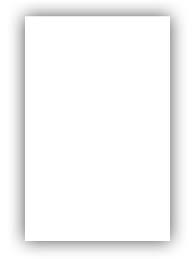
#> input picture Phase 2 (Image Transformations & Manipulation)/Image Drawing function/images.jpeg, 195 x 259 px, found by its file name
$ python drawing_rectangle.py
#> lines starting #> are read from the running program, lines starting #| are printed output that depends on the picture; after the words box and inside, x2 and y2 are one past the last pixel; in counts of white or black regions, pixels touching at a corner belong together
import cv2

image=cv2.imread('D:\Open CV\Phase 2 (Image Transformations & Manipulation)\Image Drawing function\images.jpeg')
#> image is the input picture: shape (259, 195, 3); min 164, max 255, mean 246.6

if image is None:
    print("Error: Could not read the image.")

else:
    print("Image loaded")

    pt1=(50,50)
    pt2=(150,100)
    color=(255,0,0)
    thickness=3

    cv2.rectangle(image, pt1,pt2,color,thickness)
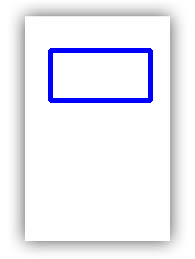
#> image: shape (259, 195, 3); 2.95% of pixels changed, all inside (x1, y1, x2, y2) = (48, 48, 153, 103)

    cv2.imshow("Rectangle Drawing",image)
    cv2.waitKey(0)
#> (the run stopped early here; a loop or call above may not have finished)
